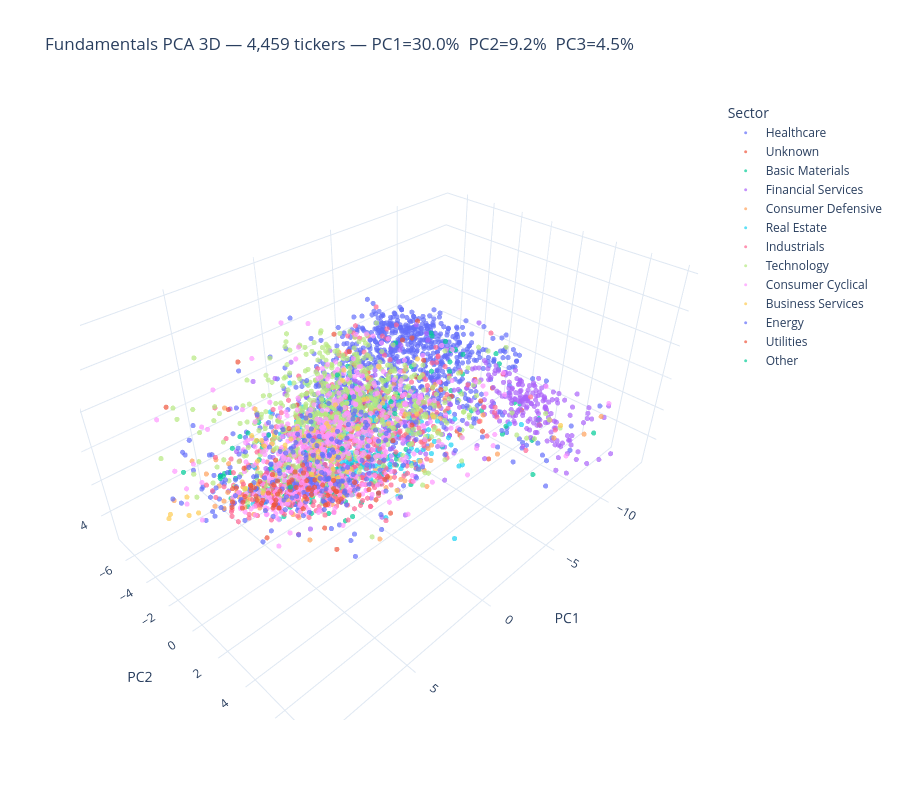

Notebook cell for this chart:
### Code cell
fig3d = px.scatter_3d(
    df,
    x='PC1',
    y='PC2',
    z='PC3',
    color='Sector',
    hover_data=['Ticker', 'Company Name', 'Industry'],
    title=f'Fundamentals PCA 3D — {len(df):,} tickers — PC1={ev1:.1%}  PC2={ev2:.1%}  PC3={ev3:.1%}',
    template=tmpl,
    height=800,
    opacity=0.7,
)
fig3d.update_traces(marker_size=3)
display(fig3d)

### Figure 1 — Plotly figure (JSON) as saved in the notebook; plotly's stock layout.template omitted (floating-point values rounded to 4 significant figures; data arrays with more than 128 entries replaced by an {"elided": "..."} marker saying what was removed)
{"data": [{"customdata": {"elided": "1036x3 str values"}, "hovertemplate": "Sector=Healthcare<br>PC1=%{x}<br>PC2=%{y}<br>PC3=%{z}<br>Ticker=%{customdata[0]}<br>Company Name=%{customdata[1]}<br>Industry=%{customdata[2]}<extra></extra>", "legendgroup": "Healthcare", "marker": {"color": "#636efa", "opacity": 0.7, "size": 3, "symbol": "circle"}, "mode": "markers", "name": "Healthcare", "scene": "scene", "showlegend": true, "type": "scatter3d", "x": {"elided": "1036 float values"}, "y": {"elided": "1036 float values"}, "z": {"elided": "1036 float values"}}, {"customdata": {"elided": "88x3 str values"}, "hovertemplate": "Sector=Unknown<br>PC1=%{x}<br>PC2=%{y}<br>PC3=%{z}<br>Ticker=%{customdata[0]}<br>Company Name=%{customdata[1]}<br>Industry=%{customdata[2]}<extra></extra>", "legendgroup": "Unknown", "marker": {"color": "#EF553B", "opacity": 0.7, "size": 3, "symbol": "circle"}, "mode": "markers", "name": "Unknown", "scene": "scene", "showlegend": true, "type": "scatter3d", "x": [3.011, -5.733, -5.091, -5.963, 3.072, 3.693, 5.474, -3.78, -4.746, -4.329, -4.204, 5.753, 4.019, 0.9135, 2.215, -2.588, -3.477, -1.908, 3.032, -2.889, -6.668, -1.8, -7.029, -1.718, 0.1607, 2.688, -2.955, -1.321, -3.907, -4.686, -1.345, -4.587, -4.945, 3.964, -2.392, -7.34, 0.2057, 6.251, 1.136, 2.468, -7.673, -1.074, -1.931, 2.292, -2.427, 1.674, 0.649, -5.084, -2.424, 3.936, -1.978, -1.978, -1.978, -1.978, -1.978, -1.978, -1.978, -1.978, -1.978, -1.978, -1.978, -1.978, -1.978, -1.978, -1.978, -1.978, -1.978, -1.978, -1.978, -1.978, -1.978, -1.978, -1.978, -1.978, -1.978, -1.978, -1.978, -1.978, -1.978, -1.978, -1.978, -1.978, -1.978, -1.978, -1.978, -1.978, -1.978, -1.978], "y": [-5.386, 5.129, -1.226, -0.2507, 0.8371, 2.431, 0.7322, -1.887, -0.425, -0.9257, -1.383, 0.9854, 1.724, 2.188, 1.792, -1.604, 3.266, -4.027, 1.139, -2.562, -0.06784, -2.977, 2.345, -2.348, 0.8922, -0.000256, -3.06, 3.284, 4.789, -0.8611, 3.156, -1.794, -1.463, 1.641, -1.991, 0.9265, -2.55, -7.108, -3.517, -2.511, 5.017, 1.782, 4.337, 2.241, 3.087, 3.655, 1.962, -0.8645, -2.11, 2.402, 1.738, 1.738, 1.738, 1.738, 1.738, 1.738, 1.738, 1.738, 1.738, 1.738, 1.738, 1.738, 1.738, 1.738, 1.738, 1.738, 1.738, 1.738, 1.738, 1.738, 1.738, 1.738, 1.738, 1.738, 1.738, 1.738, 1.738, 1.738, 1.738, 1.738, 1.738, 1.738, 1.738, 1.738, 1.738, 1.738, 1.738, 1.738], "z": [2.537, 0.593, 3.237, -0.8685, -0.4953, -0.7384, -0.8009, 0.501, 1.423, -2.56, -1.999, 2.804, -2.857, -0.503, -0.8852, -0.3602, -0.7121, 2.635, -1.672, -0.6595, -1.542, -0.6569, -0.0409, 1.655, 2.61, -0.5617, -1.866, 3.071, -1.563, 0.2328, 0.1667, 2.117, 2.233, 1.946, -1.328, -0.3025, -1.737, 0.6403, 0.01326, -4.062, -1.351, 0.911, 0.9281, -1.078, -0.9497, -2.204, -0.3719, -1.396, 0.9818, -3.796, 0.9455, 0.9455, 0.9455, 0.9455, 0.9455, 0.9455, 0.9455, 0.9455, 0.9455, 0.9455, 0.9455, 0.9455, 0.9455, 0.9455, 0.9455, 0.9455, 0.9455, 0.9455, 0.9455, 0.9455, 0.9455, 0.9455, 0.9455, 0.9455, 0.9455, 0.9455, 0.9455, 0.9455, 0.9455, 0.9455, 0.9455, 0.9455, 0.9455, 0.9455, 0.9455, 0.9455, 0.9455, 0.9455]}, {"customdata": {"elided": "207x3 str values"}, "hovertemplate": "Sector=Basic Materials<br>PC1=%{x}<br>PC2=%{y}<br>PC3=%{z}<br>Ticker=%{customdata[0]}<br>Company Name=%{customdata[1]}<br>Industry=%{customdata[2]}<extra></extra>", "legendgroup": "Basic Materials", "marker": {"color": "#00cc96", "opacity": 0.7, "size": 3, "symbol": "circle"}, "mode": "markers", "name": "Basic Materials", "scene": "scene", "showlegend": true, "type": "scatter3d", "x": {"elided": "207 float values"}, "y": {"elided": "207 float values"}, "z": {"elided": "207 float values"}}, {"customdata": {"elided": "435x3 str values"}, "hovertemplate": "Sector=Financial Services<br>PC1=%{x}<br>PC2=%{y}<br>PC3=%{z}<br>Ticker=%{customdata[0]}<br>Company Name=%{customdata[1]}<br>Industry=%{customdata[2]}<extra></extra>", "legendgroup": "Financial Services", "marker": {"color": "#ab63fa", "opacity": 0.7, "size": 3, "symbol": "circle"}, "mode": "markers", "name": "Financial Services", "scene": "scene", "showlegend": true, "type": "scatter3d", "x": {"elided": "435 float values"}, "y": {"elided": "435 float values"}, "z": {"elided": "435 float values"}}, {"customdata": {"elided": "192x3 str values"}, "hovertemplate": "Sector=Consumer Defensive<br>PC1=%{x}<br>PC2=%{y}<br>PC3=%{z}<br>Ticker=%{customdata[0]}<br>Company Name=%{customdata[1]}<br>Industry=%{customdata[2]}<extra></extra>", "legendgroup": "Consumer Defensive", "marker": {"color": "#FFA15A", "opacity": 0.7, "size": 3, "symbol": "circle"}, "mode": "markers", "name": "Consumer Defensive", "scene": "scene", "showlegend": true, "type": "scatter3d", "x": {"elided": "192 float values"}, "y": {"elided": "192 float values"}, "z": {"elided": "192 float values"}}, {"customdata": {"elided": "248x3 str values"}, "hovertemplate": "Sector=Real Estate<br>PC1=%{x}<br>PC2=%{y}<br>PC3=%{z}<br>Ticker=%{customdata[0]}<br>Company Name=%{customdata[1]}<br>Industry=%{customdata[2]}<extra></extra>", "legendgroup": "Real Estate", "marker": {"color": "#19d3f3", "opacity": 0.7, "size": 3, "symbol": "circle"}, "mode": "markers", "name": "Real Estate", "scene": "scene", "showlegend": true, "type": "scatter3d", "x": {"elided": "248 float values"}, "y": {"elided": "248 float values"}, "z": {"elided": "248 float values"}}, {"customdata": {"elided": "560x3 str values"}, "hovertemplate": "Sector=Industrials<br>PC1=%{x}<br>PC2=%{y}<br>PC3=%{z}<br>Ticker=%{customdata[0]}<br>Company Name=%{customdata[1]}<br>Industry=%{customdata[2]}<extra></extra>", "legendgroup": "Industrials", "marker": {"color": "#FF6692", "opacity": 0.7, "size": 3, "symbol": "circle"}, "mode": "markers", "name": "Industrials", "scene": "scene", "showlegend": true, "type": "scatter3d", "x": {"elided": "560 float values"}, "y": {"elided": "560 float values"}, "z": {"elided": "560 float values"}}, {"customdata": {"elided": "730x3 str values"}, "hovertemplate": "Sector=Technology<br>PC1=%{x}<br>PC2=%{y}<br>PC3=%{z}<br>Ticker=%{customdata[0]}<br>Company Name=%{customdata[1]}<br>Industry=%{customdata[2]}<extra></extra>", "legendgroup": "Technology", "marker": {"color": "#B6E880", "opacity": 0.7, "size": 3, "symbol": "circle"}, "mode": "markers", "name": "Technology", "scene": "scene", "showlegend": true, "type": "scatter3d", "x": {"elided": "730 float values"}, "y": {"elided": "730 float values"}, "z": {"elided": "730 float values"}}, {"customdata": {"elided": "587x3 str values"}, "hovertemplate": "Sector=Consumer Cyclical<br>PC1=%{x}<br>PC2=%{y}<br>PC3=%{z}<br>Ticker=%{customdata[0]}<br>Company Name=%{customdata[1]}<br>Industry=%{customdata[2]}<extra></extra>", "legendgroup": "Consumer Cyclical", "marker": {"color": "#FF97FF", "opacity": 0.7, "size": 3, "symbol": "circle"}, "mode": "markers", "name": "Consumer Cyclical", "scene": "scene", "showlegend": true, "type": "scatter3d", "x": {"elided": "587 float values"}, "y": {"elided": "587 float values"}, "z": {"elided": "587 float values"}}, {"customdata": {"elided": "67x3 str values"}, "hovertemplate": "Sector=Business Services<br>PC1=%{x}<br>PC2=%{y}<br>PC3=%{z}<br>Ticker=%{customdata[0]}<br>Company Name=%{customdata[1]}<br>Industry=%{customdata[2]}<extra></extra>", "legendgroup": "Business Services", "marker": {"color": "#FECB52", "opacity": 0.7, "size": 3, "symbol": "circle"}, "mode": "markers", "name": "Business Services", "scene": "scene", "showlegend": true, "type": "scatter3d", "x": [6.485, 1.505, 1.462, 6.616, 3.828, -3.354, -4.059, 3.702, 1.971, 4.565, 1.075, 2.669, 6.185, 1.738, 0.07321, 6.1, 9.231, 3.294, 2.876, -1.162, 2.931, 2.985, 3.036, 2.52, 0.7084, 1.979, 1.315, 2.964, 1.697, 0.8467, 1.94, -3.282, -10.51, -0.6075, 5.096, -2.004, 2.551, -0.7249, 3.508, 3.384, 0.8927, -1.477, 3.942, -2.122, 0.4782, 3.304, -0.78, 0.6882, 4.807, 2.302, 0.3595, -1.193, -3.008, 9.763, 2.773, 4.011, 8.987, -3.515, 9.246, 5.182, 0.9529, 2.184, 0.9287, 9.705, 0.765, -0.3157, 0.6997], "y": [0.6232, -3.818, -0.5792, -0.2895, 1.286, -2.295, -0.2266, 1.036, -1.795, 1.057, -3.265, 1.878, -0.07074, -4.059, -2.595, 0.2502, -0.4259, 0.7206, 1.669, 1.772, -4.543, 1.197, -4.17, 0.6981, -2.894, 1.367, -2.146, 1.706, 1.627, -0.9901, -4.618, 0.5348, 4.617, -2.962, 2.537, 2.792, -3.995, 3.199, -3.882, -3.434, 1.389, -2.868, 1.578, -1.767, 2.873, 1.695, -2.853, -3.479, 0.1439, 1.153, 2.198, -2.689, -3.149, -1.394, 1.179, -3.215, -0.1775, -2.217, -0.5441, -0.02635, -2.328, 1.063, -2.988, -1.285, -4.208, -2.58, -2.552], "z": [3.195, -2.072, -2.192, -0.1057, -0.4002, 0.8216, 1.888, -0.437, -1.89, -1.223, -1.833, -0.211, -0.8076, -2.486, -1.207, -0.3279, 0.9817, -0.7391, -0.9732, 0.9646, 0.1537, 2.123, -1.535, -1.442, -1.471, -0.7516, -1.711, 0.5569, 1.562, -3.376, -1.999, -0.7233, -3.085, -3.352, 1.482, 0.9013, -1.919, -0.7854, -1.112, -1.29, 2.655, 1.198, 1.48, 0.9342, -2.056, 0.7836, -0.5904, -0.9834, -1.614, 1.135, 1.425, 0.7948, -1.476, -0.5009, 0.3375, -1.747, 0.1203, -1.512, -0.09582, -0.02631, -2.775, -2.462, -0.5986, -0.2273, -1.999, -1.801, -2.165]}, {"customdata": {"elided": "228x3 str values"}, "hovertemplate": "Sector=Energy<br>PC1=%{x}<br>PC2=%{y}<br>PC3=%{z}<br>Ticker=%{customdata[0]}<br>Company Name=%{customdata[1]}<br>Industry=%{customdata[2]}<extra></extra>", "legendgroup": "Energy", "marker": {"color": "#636efa", "opacity": 0.7, "size": 3, "symbol": "circle"}, "mode": "markers", "name": "Energy", "scene": "scene", "showlegend": true, "type": "scatter3d", "x": {"elided": "228 float values"}, "y": {"elided": "228 float values"}, "z": {"elided": "228 float values"}}, {"customdata": {"elided": "75x3 str values"}, "hovertemplate": "Sector=Utilities<br>PC1=%{x}<br>PC2=%{y}<br>PC3=%{z}<br>Ticker=%{customdata[0]}<br>Company Name=%{customdata[1]}<br>Industry=%{customdata[2]}<extra></extra>", "legendgroup": "Utilities", "marker": {"color": "#EF553B", "opacity": 0.7, "size": 3, "symbol": "circle"}, "mode": "markers", "name": "Utilities", "scene": "scene", "showlegend": true, "type": "scatter3d", "x": [5.814, 5.293, 5.708, 5.744, 4.085, 3.146, 1.566, 5.316, 3.99, 5.443, -3.372, 6.883, 5.904, 6.203, 5.936, 2.448, 0.02582, 4.134, 4.171, 6.711, 4.712, 7.35, 3.951, 6.855, 6.203, 6.61, 5.718, 6.358, -2.212, 6.153, 1.993, 0.6083, 4.098, 3.753, 3.95, 4.034, 5.114, 3.461, 2.068, 1.495, 7.381, 2.164, 4.454, 6.214, 3.488, 2.47, 4.318, 4.068, 2.605, 3.964, 3.766, 4.112, 6.431, -0.7793, 6.924, 4.583, 5.923, 6.224, 1.282, 4.089, 4.802, 3.176, 6.836, 2.773, 2.06, 3.818, 6.796, 5.814, 2.86, 7.238, -4.054, 5.768, 5.718, 4.483, 6.112], "y": [0.549, 1.132, 0.5707, 0.5676, 2.001, 1.497, 2.584, 0.3106, 0.9065, 0.5995, 4.685, 1.37, 0.902, -0.4977, -0.1277, 2.415, 2.161, -1.864, 0.9108, -0.4885, 0.3085, -0.362, 1.986, -0.9286, -0.4977, 0.5436, 0.7934, 1.098, -3.241, 0.2513, 2.589, 2.377, 2.214, 2.233, -5.34, 0.6952, 1.735, 2.149, 1.693, 3.113, -0.1739, -2.952, 0.1425, -0.4832, 1.125, -3.986, 0.8355, 1.045, -2.18, 0.3968, 0.1261, 1.33, -1.366, 2.58, 0.1408, 1.326, 0.6256, 0.2349, 2.465, 0.9096, 0.4488, 1.642, 0.8876, 1.517, 2.655, 1.011, 0.1951, 0.549, 1.32, 0.3179, 3.923, 0.8774, 0.7934, 0.4632, -0.3719], "z": [-1.042, 0.3352, 0.09091, -1.013, -1.21, -0.6516, -2.136, -0.1016, -1.352, -0.4232, 0.3438, -1.703, -0.4577, -0.3013, -0.008184, -1.389, 0.2675, -1.735, -0.9238, -0.9573, -0.6369, -0.7595, -1.269, -0.3469, -0.3013, -0.2423, -1.114, 0.3522, 1.822, -0.7247, 0.6618, -1.428, -0.4972, -0.3157, 0.2338, -0.6159, -0.931, -1.323, -1.318, -0.6356, -0.3129, -0.6065, -0.6583, -0.5517, -0.9482, -3.024, -1.306, -0.9623, -2.662, -0.3906, -0.1881, -0.5675, -0.8422, 0.9551, -0.08387, -0.9737, -1.078, -0.8627, -1.963, -0.8908, -0.8412, -1.183, 0.3509, -1.995, -1.157, -0.509, 1.431, -1.042, -1.613, -0.4322, 1.36, -0.2181, -1.114, -0.8881, -0.4059]}, {"customdata": [["BH", "Biglari Holdings Inc.", "Diversified Holdings"], ["BRK-A", "BERKSHIRE HATHAWAY INC", "Diversified Holdings"], ["CW", "CURTISS WRIGHT CORP", "Diversified Holdings"], ["DFCO", "DALRADA FINANCIAL CORP", "Diversified Holdings"], ["MARA", "Marathon Patent Group, Inc.", "Diversified Holdings"], ["RIOT", "Riot Blockchain, Inc.", "Diversified Holdings"]], "hovertemplate": "Sector=Other<br>PC1=%{x}<br>PC2=%{y}<br>PC3=%{z}<br>Ticker=%{customdata[0]}<br>Company Name=%{customdata[1]}<br>Industry=%{customdata[2]}<extra></extra>", "legendgroup": "Other", "marker": {"color": "#00cc96", "opacity": 0.7, "size": 3, "symbol": "circle"}, "mode": "markers", "name": "Other", "scene": "scene", "showlegend": true, "type": "scatter3d", "x": [0.4733, 9.349, 4.964, -3.578, -0.6547, -1.008], "y": [-1.004, 0.008137, 0.7266, -1.345, 1.346, -2.841], "z": [-1.713, 2.617, -0.4026, -1.799, 1.723, 1.134]}], "layout": {"height": 800, "legend": {"title": {"text": "Sector"}, "tracegroupgap": 0}, "scene": {"domain": {"x": [0, 1], "y": [0, 1]}, "xaxis": {"title": {"text": "PC1"}}, "yaxis": {"title": {"text": "PC2"}}, "zaxis": {"title": {"text": "PC3"}}}, "title": {"text": "Fundamentals PCA 3D — 4,459 tickers — PC1=30.0%  PC2=9.2%  PC3=4.5%"}}}
